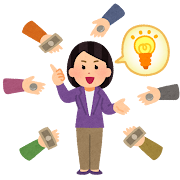
#> input picture business_crowdfunding_woman.png, 180 x 180 px
$ python -i thumbnail_0922a.py   (imports and definitions only)
#> lines starting #> are read from the running program, lines starting #| are printed output that depends on the picture
#!/usr/bin/env python3
"""サムネイル生成(1280x720)

守っている定石:
  スマホの一覧では 168x94px まで縮む。そこで読めない文字は無いのと同じ
  主役の文字は2〜6字。行数は3行まで。袋文字は文字サイズの9〜11%
  顔は大きく。立ち絵は白フチで背景から浮かせる
  文字の下には必ず暗い(または明るい)帯を敷いて、背景と勝負させない
"""
__VERSION__ = "2026-09-22a"
import math, os
import numpy as np
from PIL import Image, ImageDraw, ImageFont, ImageFilter

ROOT   = os.path.dirname(os.path.dirname(os.path.abspath(__file__)))
FRAMES = os.path.join(ROOT, "assets", "frames")
W, H   = 1280, 720
FB = "/usr/share/fonts/opentype/noto/NotoSansCJK-Black.ttc"
FM = "/usr/share/fonts/opentype/noto/NotoSansCJK-Bold.ttc"
f = lambda p, s: ImageFont.truetype(p, max(12, int(s)))

TEXT_X   = 52
TEXT_W   = 690          # 文字を置いてよい横幅(立ち絵にかからない範囲)


# ---------- 部品 ----------
# [308 lines left out: functions _fit, _outlined, _frames_dir, _char, _bg_photo, _from_video and 10 more, not called in this run]


# ---------- ショート用の縦サムネ(1080x1920) ----------
SW, SH = 1080, 1920

# [47 lines left out: functions _scrim_v, vertical, not called in this run]


STYLES = {"alert": alert, "guide": guide, "number": number, "duo": duo,
          "vertical": vertical}


# [36 lines left out: functions vertical_for_short, grab_frame, not called in this run]


def legibility(path):
    """小さい表示でも読めるかを、明暗の差で機械的に見る。
    文字がある側の縮小画像で、隣り合う画素の差が大きいほど文字が立っている。
    横サムネは左半分、縦サムネ(ショート)は上半分を見る"""
#> called with path = 'business_crowdfunding_woman.png'
    im = Image.open(path).convert("L")
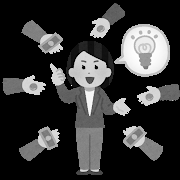
#> im: PIL image 180x180 L; min 0, max 255, mean 52.4
    if im.height > im.width:                     # 縦サムネ。Shorts棚の大きさに縮める
        im = im.resize((108, 192), Image.LANCZOS)
        a = np.asarray(im, float)[:112, :]       # 文字を置いた上半分
    else:
        im = im.resize((168, 94), Image.LANCZOS)
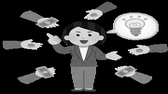
#> im: PIL image 168x94 L; min 0, max 255, mean 53
        a = np.asarray(im, float)[:, :100]
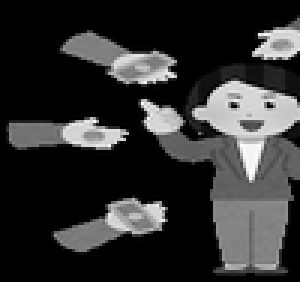
#> a: shape (94, 100) float64 (shown 3 times larger); min 0, max 255, mean 48.3
    gx = np.abs(np.diff(a, axis=1)).mean()
#> gx = 7.92
    gy = np.abs(np.diff(a, axis=0)).mean()
#> gy = 11.96
    return round((gx + gy) / 2, 1)


# [26 lines left out: function build, not called in this run]

>>> result = legibility('business_crowdfunding_woman.png')
#> result = 9.9
